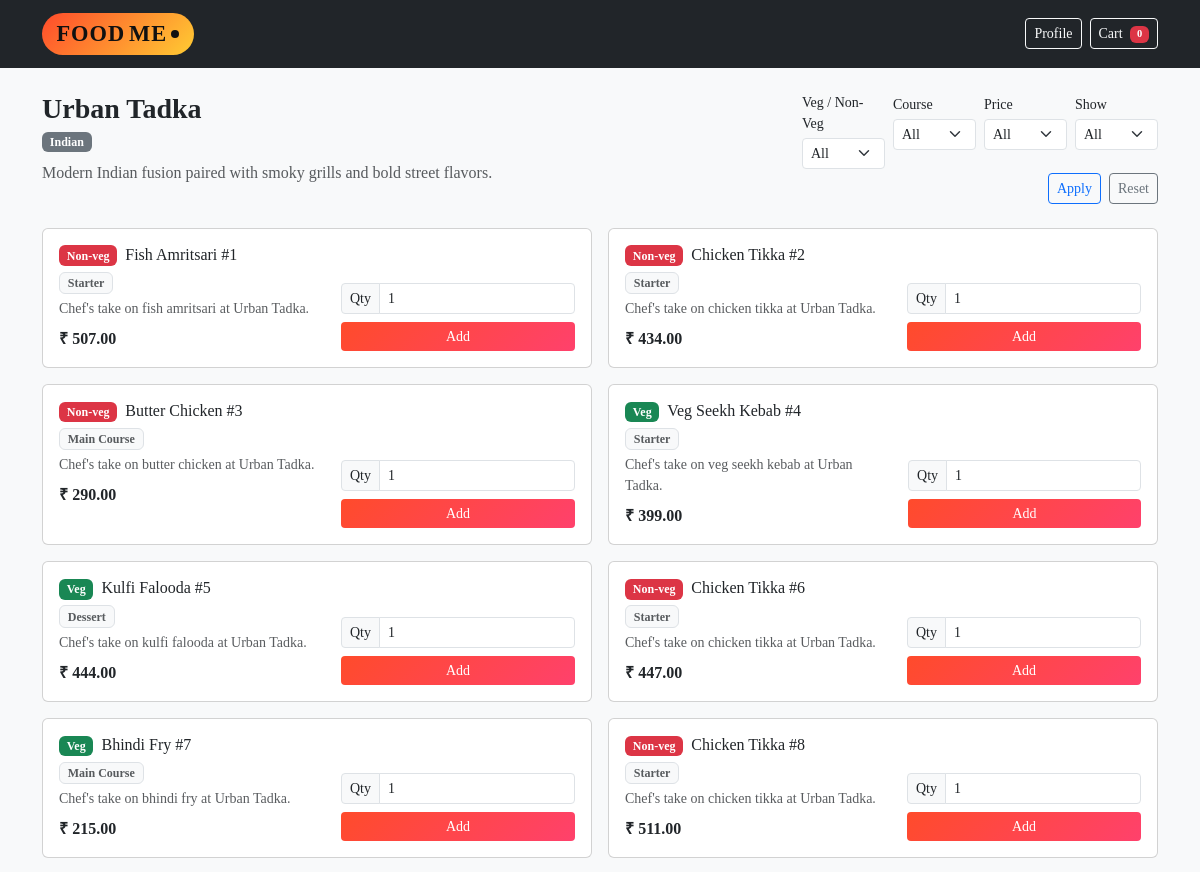
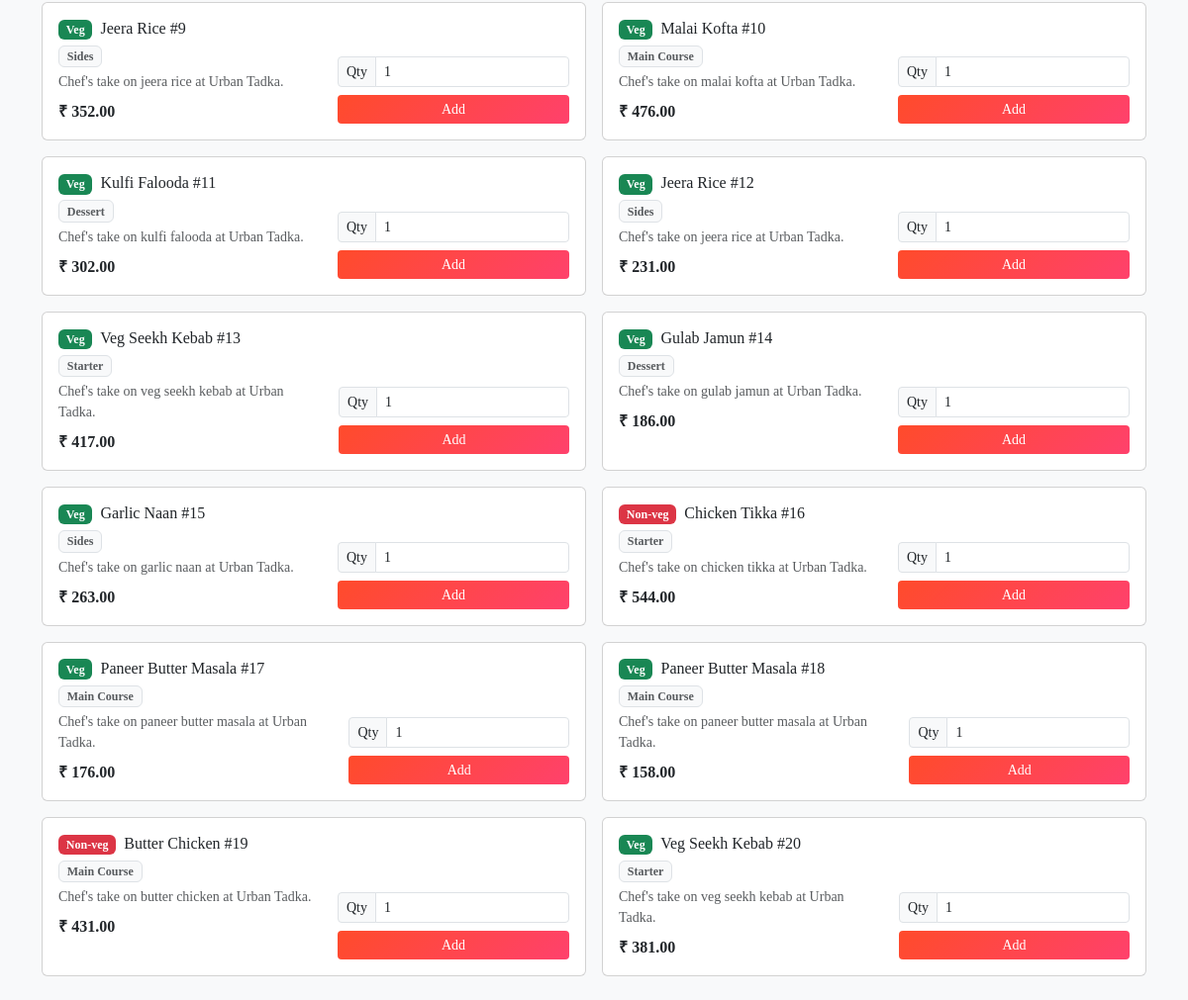
Screenshot of /restaurant/2 with the database file from the repository (2 pictures, top to bottom).
### app.py (models this page shows)
class Restaurant(db.Model):
    __tablename__ = "restaurants"
    id = db.Column(db.Integer, primary_key=True)
    name = db.Column(db.String(120), nullable=False)
    description = db.Column(db.String(255), nullable=True)
    cuisine = db.Column(db.String(80), nullable=True)
    image_url = db.Column(db.String(255), nullable=True)
    menu_items = db.relationship("MenuItem", back_populates="restaurant", lazy=True)

class MenuItem(db.Model):
    __tablename__ = "menu_items"
    id = db.Column(db.Integer, primary_key=True)
    restaurant_id = db.Column(db.Integer, db.ForeignKey("restaurants.id"), nullable=False)
    name = db.Column(db.String(120), nullable=False)
    description = db.Column(db.String(255), nullable=True)
    price = db.Column(db.Float, nullable=False)
    is_veg = db.Column(db.Boolean, default=True)
    category = db.Column(db.String(50), nullable=True)  # e.g. Starter, Main Course, Dessert
    restaurant = db.relationship("Restaurant", back_populates="menu_items")

### app.py (the view)
@app.route("/restaurant/<int:restaurant_id>")
def restaurant_detail(restaurant_id: int):
    restaurant = Restaurant.query.get_or_404(restaurant_id)
    veg_filter = request.args.get("veg", "all")  # all, veg, nonveg
    category_filter = request.args.get("category", "all")
    price_filter = request.args.get("price", "all")  # all, lt200, bt200_400, gt400
    limit_filter = request.args.get("limit", "all")
    query = MenuItem.query.filter_by(restaurant_id=restaurant.id)
    if veg_filter == "veg":
        query = query.filter_by(is_veg=True)
    elif veg_filter == "nonveg":
        query = query.filter_by(is_veg=False)
    if category_filter != "all":
        query = query.filter_by(category=category_filter)
    if price_filter == "lt200":
        query = query.filter(MenuItem.price < 200)
    elif price_filter == "bt200_400":
        query = query.filter(MenuItem.price.between(200, 400))
    elif price_filter == "gt400":
        query = query.filter(MenuItem.price > 400)
    if limit_filter.isdigit():
        items = query.limit(int(limit_filter)).all()
    else:
        items = query.all()
    categories = (
        db.session.query(MenuItem.category)
        .filter(
            MenuItem.restaurant_id == restaurant.id,
            MenuItem.category.isnot(None),
        )
        .distinct()
        .all()
    )
    categories = [c[0] for c in categories]
    current_cart = get_cart()
    cart_item_ids = set(current_cart.keys())
    cart_quantities = {int(k): v for k, v in current_cart.items()}
    return render_template(
        "restaurant.html",
        restaurant=restaurant,
        items=items,
        categories=categories,
        veg_filter=veg_filter,
        category_filter=category_filter,
        price_filter=price_filter,
        limit_filter=limit_filter,
        limit_options=["5", "10", "20", "all"],
        cart_item_ids=cart_item_ids,
        cart_quantities=cart_quantities,
    )

### app.py (called while the page is built)
def get_cart():
    return session.get("cart", {})

def get_cart_count():
    cart = get_cart()
    return sum(cart.values())

@app.context_processor
def inject_cart_meta():
    return {"cart_count": get_cart_count()}

### templates/restaurant.html (shortened to what this page needs)
{% extends "base.html" %}
{% block content %}
  <div class="row mb-4">
    <div class="col-md-8">
      <h3 class="fw-semibold mb-1">{{ restaurant.name }}</h3>
      {% if restaurant.cuisine %}
        <span class="badge bg-secondary">{{ restaurant.cuisine }}</span>
      {% endif %}
      {% if restaurant.description %}
        <p class="text-muted mt-2 mb-0">{{ restaurant.description }}</p>
      {% endif %}
    </div>
    <div class="col-md-4">
      <form method="get" class="row g-2">
        <div class="col-12 col-md-3">
          <label class="form-label small mb-1">Veg / Non-Veg</label>
          <select name="veg" class="form-select form-select-sm">
            <option value="all" {% if veg_filter == 'all' %}selected{% endif %}>All</option>
          </select>
        </div>
        <div class="col-12 col-md-3">
          <label class="form-label small mb-1">Course</label>
          <select name="category" class="form-select form-select-sm">
            <option value="all" {% if category_filter == 'all' %}selected{% endif %}>All</option>
          </select>
        </div>
        <div class="col-12 col-md-3">
          <label class="form-label small mb-1">Price</label>
          <select name="price" class="form-select form-select-sm">
            <option value="all" {% if price_filter == 'all' %}selected{% endif %}>All</option>
          </select>
        </div>
        <div class="col-12 col-md-3">
          <label class="form-label small mb-1">Show</label>
          <select name="limit" class="form-select form-select-sm">
            {% for option in limit_options %}
              <option value="{{ option }}" {% if limit_filter == option %}selected{% endif %}>
                {% if option == 'all' %}All{% else %}{{ option }} items{% endif %}
              </option>
            {% endfor %}
          </select>
        </div>
        <div class="col-12 d-flex justify-content-end mt-1">
          <button type="submit" class="btn btn-sm btn-outline-primary me-2">Apply</button>
          <a href="{{ url_for('restaurant_detail', restaurant_id=restaurant.id) }}" class="btn btn-sm btn-outline-secondary">Reset</a>
        </div>
      </form>
    </div>
  </div>
  <div class="row g-3">
    {% for item in items %}
      <div class="col-md-6">
        <div class="card h-100">
          <div class="card-body d-flex">
            <div class="flex-grow-1">
              <h6 class="card-title mb-1">
                {% if item.is_veg %}
                  <span class="badge bg-success me-1">Veg</span>
                {% else %}
                  <span class="badge bg-danger me-1">Non-veg</span>
                {% endif %}
                {{ item.name }}
              </h6>
              {% if item.category %}
                <span class="badge bg-light text-muted border small mb-1">{{ item.category }}</span>
              {% endif %}
              {% if item.description %}
                <p class="text-muted small mb-2">{{ item.description }}</p>
              {% endif %}
              <p class="fw-semibold mb-0">₹ {{ '%.2f'|format(item.price) }}</p>
            </div>
            <div class="ms-3 d-flex align-items-end">
              {% set already_added = (item.id|string) in cart_item_ids %}
              <form method="post" action="{{ url_for('add_to_cart') }}" class="text-end">
                <div class="input-group input-group-sm mb-2">
                  <span class="input-group-text">Qty</span>
                  <input
                    type="number"
                    name="quantity"
                    class="form-control"
                    min="1"
                    value="{{ cart_quantities.get(item.id, 1) }}"
                  />
                </div>
                <button type="submit" class="btn btn-sm w-100 {% if already_added %}btn-success{% else %}btn-primary{% endif %}">
                  {% if already_added %}Update{% else %}Add{% endif %}
                </button>
              </form>
            </div>
          </div>
        </div>
      </div>
    {% else %}
      <p class="text-muted">No items available.</p>
    {% endfor %}
  </div>
{% endblock %}

### templates/base.html (style rules this page uses)
body, button, input, textarea, select { font-family: "Cambria", "Times New Roman", serif; }
body { background: #0b0c10; }
.btn-primary { background: linear-gradient(135deg, #ff4b2b, #ff416c); border: none; }

### rows the page displays
Restaurant: name "Urban Tadka", cuisine "Indian", description "Modern Indian fusion paired with smoky grills and bold street flavors."
MenuItem: is_veg "Non-veg", name "Fish Amritsari #1", category "Starter", description "Chef's take on fish amritsari at Urban Tadka.", price "507.00", quantity "1"
MenuItem: is_veg "Non-veg", name "Chicken Tikka #2", category "Starter", description "Chef's take on chicken tikka at Urban Tadka.", price "434.00", quantity "1"
MenuItem: is_veg "Non-veg", name "Butter Chicken #3", category "Main Course", description "Chef's take on butter chicken at Urban Tadka.", price "290.00", quantity "1"
MenuItem: is_veg "Veg", name "Veg Seekh Kebab #4", category "Starter", description "Chef's take on veg seekh kebab at Urban Tadka.", price "399.00", quantity "1"
MenuItem: is_veg "Veg", name "Kulfi Falooda #5", category "Dessert", description "Chef's take on kulfi falooda at Urban Tadka.", price "444.00", quantity "1"
MenuItem: is_veg "Non-veg", name "Chicken Tikka #6", category "Starter", description "Chef's take on chicken tikka at Urban Tadka.", price "447.00", quantity "1"
MenuItem: is_veg "Veg", name "Bhindi Fry #7", category "Main Course", description "Chef's take on bhindi fry at Urban Tadka.", price "215.00", quantity "1"
MenuItem: is_veg "Non-veg", name "Chicken Tikka #8", category "Starter", description "Chef's take on chicken tikka at Urban Tadka.", price "511.00", quantity "1"
MenuItem: is_veg "Veg", name "Jeera Rice #9", category "Sides", description "Chef's take on jeera rice at Urban Tadka.", price "352.00", quantity "1"
MenuItem: is_veg "Veg", name "Malai Kofta #10", category "Main Course", description "Chef's take on malai kofta at Urban Tadka.", price "476.00", quantity "1"
MenuItem: is_veg "Veg", name "Kulfi Falooda #11", category "Dessert", description "Chef's take on kulfi falooda at Urban Tadka.", price "302.00", quantity "1"
MenuItem: is_veg "Veg", name "Jeera Rice #12", category "Sides", description "Chef's take on jeera rice at Urban Tadka.", price "231.00", quantity "1"
MenuItem: is_veg "Veg", name "Veg Seekh Kebab #13", category "Starter", description "Chef's take on veg seekh kebab at Urban Tadka.", price "417.00", quantity "1"
MenuItem: is_veg "Veg", name "Gulab Jamun #14", category "Dessert", description "Chef's take on gulab jamun at Urban Tadka.", price "186.00", quantity "1"
MenuItem: is_veg "Veg", name "Garlic Naan #15", category "Sides", description "Chef's take on garlic naan at Urban Tadka.", price "263.00", quantity "1"
MenuItem: is_veg "Non-veg", name "Chicken Tikka #16", category "Starter", description "Chef's take on chicken tikka at Urban Tadka.", price "544.00", quantity "1"
MenuItem: is_veg "Veg", name "Paneer Butter Masala #17", category "Main Course", description "Chef's take on paneer butter masala at Urban Tadka.", price "176.00", quantity "1"
MenuItem: is_veg "Veg", name "Paneer Butter Masala #18", category "Main Course", description "Chef's take on paneer butter masala at Urban Tadka.", price "158.00", quantity "1"
MenuItem: is_veg "Non-veg", name "Butter Chicken #19", category "Main Course", description "Chef's take on butter chicken at Urban Tadka.", price "431.00", quantity "1"
MenuItem: is_veg "Veg", name "Veg Seekh Kebab #20", category "Starter", description "Chef's take on veg seekh kebab at Urban Tadka.", price "381.00", quantity "1"

### other values shown
{{ cart_count }} "0"
